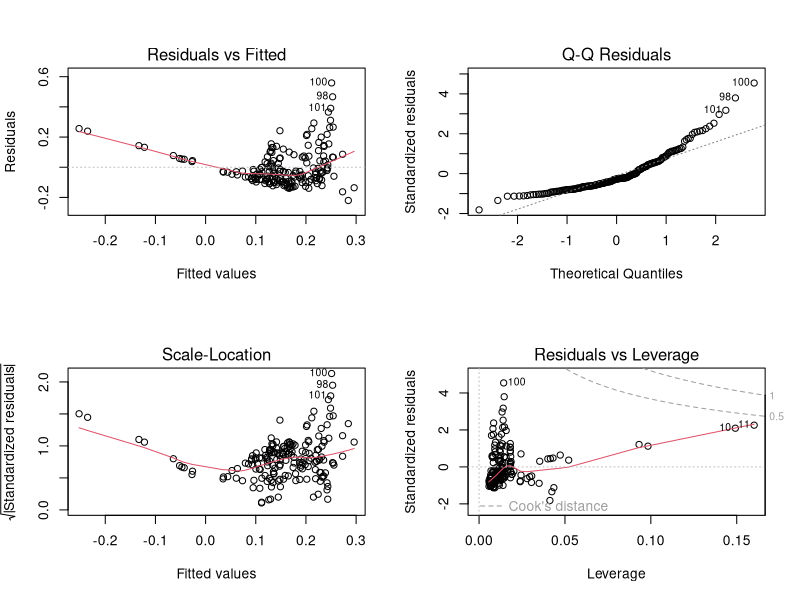
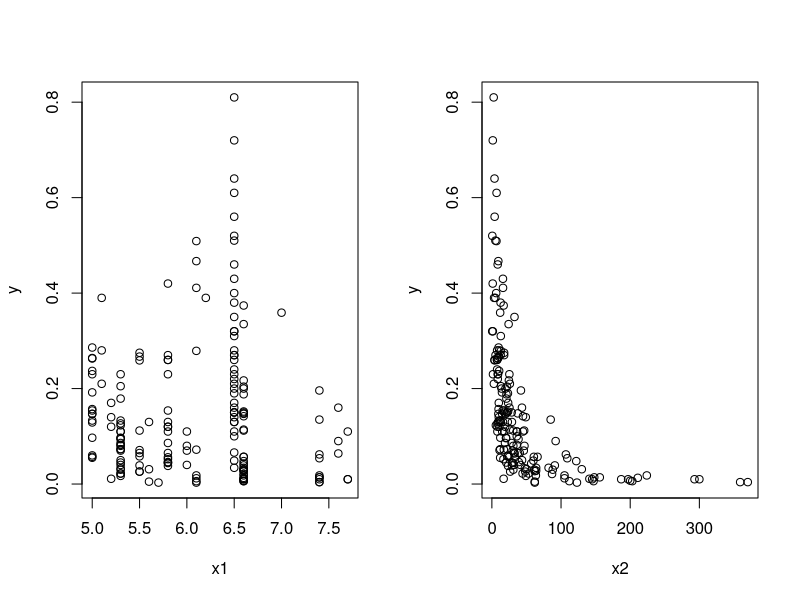
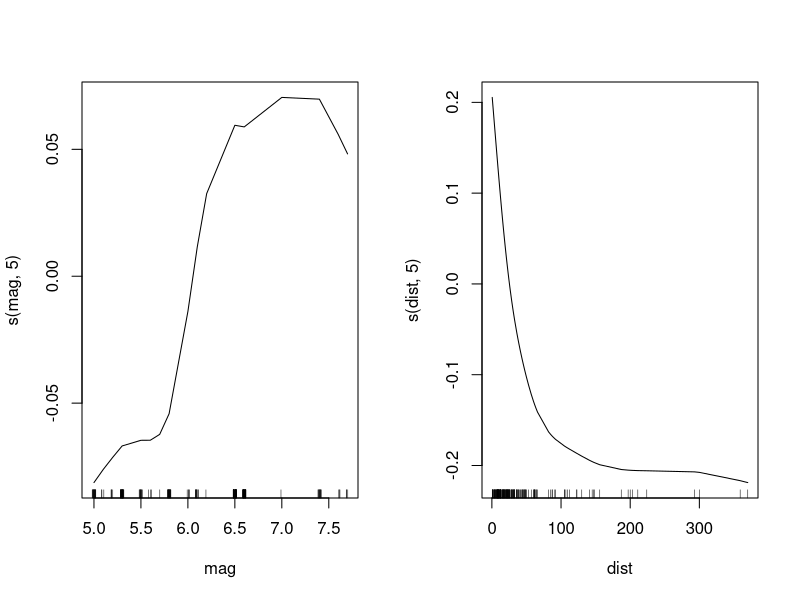
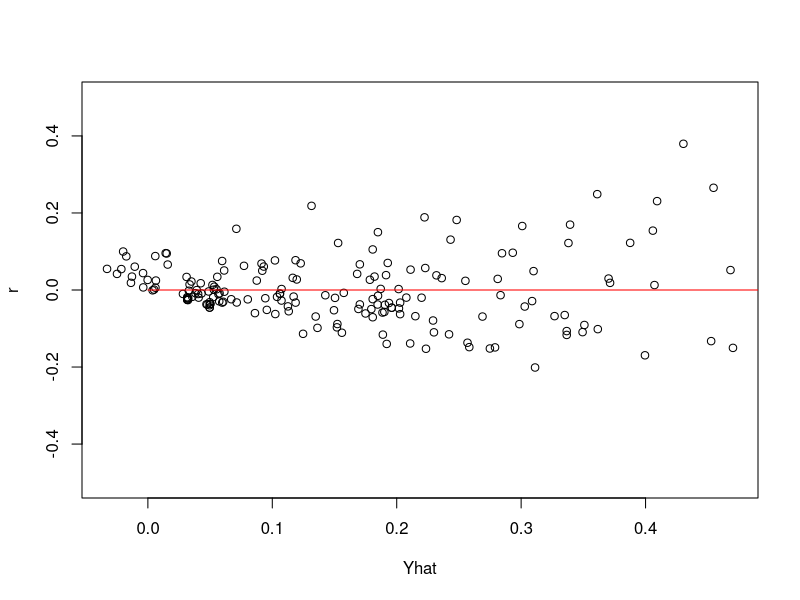
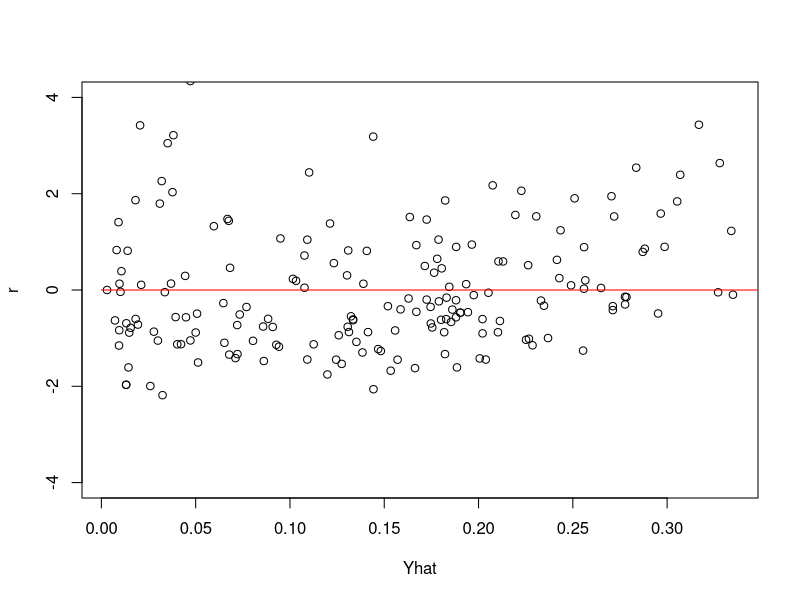

These charts were generated, in order, by the following R code:
## Non-Linear Model with non-constant variance
## Solving Non-constant Problem with Gamma function modeling


library(datasets)
library(ggplot2)

data=attenu ; dim(data)

x1 = data$mag ; x2 = data$dist ; y = data$accel


####initiate with linear regression since there is no information####
fit1=lm(accel~mag + dist,data=data) ; summary(fit1) ; par(mfrow=c(2,2)) ; plot(fit1)

par(mfrow=c(1,2)) ; plot(x1,y) ; plot(x2,y) 
dev.off()


##By seeing plot, residual is not symmetric to 0 -> Relationship of X and Y is not linear(mean function is not linear)
##If unfolding residual line to linear, It would be showing some patterns -> Non-constant variance 

##First of all, Need to solve mean function so that the residual have 0 mean 



####Using GAM to implement non-linear regression####
library(gam)
fit2 = gam(accel~s(mag,5) + s(dist,5), data=data) ; par(mfrow=c(1,2)) ; plot(fit2) ##Smoothing Spline=5

##By checking plot, It seems that degree of freedom 5 is too much for 'mag'.Need to check whether it is linear or non-linear
##'dist' is apparently seems to decrease exponentially. -> Use exponential

###model comparison for 'mag' (linear or not)
fit2_1=gam(accel~mag +s(dist,5),data=data)

anova(fit2,fit2_1) ## If the test is not significant, linear term will do. Else, Non-linear relation is appropiate 

###Test result tells Non-linear -> quadratic form would be good


### mag: Quadratic, dist:exponential

####Nonlinear Model with constant variance
#Y=accel, X1=mag, X2=dist
#Nonlinear parametric model: Y=Beta1 + Beta2*X1 + Beta3*X1^2 + Beta4*exp(-beta5*X2)
#Under Normality and constant Variance assumption

##Seeing mag, it drastically increases but slows down as mag becomes bigger at some point

f=function(beta,X){
  
  X1=X[,1] ; X2=X[,2]
  beta[1] + beta[2]*X1 + beta[3]*X1^2 + beta[4]*exp(-beta[5]*X2)   ## negative sign in exponential term is optional
}

##beta is 5*1 vector 

###objective function###
RSS = function(beta,Y,X) sum((Y-f(beta,X))^2)

###Gradient vector of the objective function###
grv = function(beta,Y,X){
  X1 = X[,1] ; X2 = X[,2]
  R = Y-f(beta,X)
  c(-2*sum(R),-2*sum(R*X1),-2*sum(R*X1^2),-2*sum(R*exp(-beta[5]*X2)),   ##derivatives for 5 parameters(If possible)
    2*beta[4]*sum(R*X2*exp(-beta[5]*X2)))
}

###optimization###                          
X=cbind(attenu$mag,attenu$dist) ; colnames(X)=c('mag','dist') # X matrix
Y=attenu$accel

ml1=optim(rep(0.1,5),RSS,gr=grv,method='BFGS',X=X,Y=Y,hessian = T) ; ml1 
## initial value 0.1 for 5 parameters Using BFGS(unconstrained optimization)
## BFGS uses approximate Hessian(2nd derivative) for step size (step size as inverse of Hessian)
## convergence 0 means successful optimization (1 means iteration had been reached->May not be full converged)

beta_hat=ml1$par ; beta_hat


Yhat=f(beta_hat,X) ###Fitted value, 

r = Y - Yhat ; par(mfrow=c(1,1)) ; plot(Yhat,r,ylim=c(-0.5,0.5)) ; lines(c(0,10),c(0,0),col='red') ###Residual plot

##megaphone shape appears ->Definitely Violating constant variance assumption



### Non-linear parametric model with non-constant variance modeling ###
library(matrixcalc) ##To check whether a variance matrix is singular or not

### objective function for mean function: Generalized least sqaure method (minimizing problem)
obj.mean = function(beta,X,Y,S) t(Y-f(beta,X)) %*% solve(S) %*% (Y-f(beta,X))  #S: Covariance matrix

###Gradient vector of the objective function
gr.mean = function(beta,Y,X,S){
  
  sigma2=diag(S)  ## Still Assuming independence of variance 
  X1 = X[,1] ; X2= X[,2]
  R = Y-f(beta,X)
  c(-2*sum(R/sigma2), -2*sum(R*X1/sigma2), -2*sum(R*X1^2/sigma2),
    -2*sum(R*exp(-beta[5]*X2)/sigma2),
    2*beta[4]*sum(R*X2*exp(-beta[5]*X2)/sigma2))
}

## Linear variance function: |r|=gam1+gam2*Yhat
## For linear variance function, we can consider absolute residuals instead of squared residual
## gam.hat = (Z^t W Z)^(-1) Z^t w |r|

##iteration procedure

beta.new=ml1$par    
#initial parameter under assumption that the new beta wouldn't be that much different with constant-variance beta
W = diag(rep(1,length(Y))) #initial value of weight matrix
mdif= 100000  


while(mdif > 0.000001){
  Yhat = f(beta.new,X)
  
  ##Variance function##
  r = Y - Yhat
  Z = cbind(1,Yhat)
  gam.hat = solve(t(Z) %*% W %*% Z) %*% t(Z) %*% W %*% abs(r)
  sigma = Z %*% gam.hat
  S = diag(as.vector(sigma^2))
  
  if (is.non.singular.matrix(S)) W = solve(S)
  else W = solve(S+0.000000001)*diag(rep(1,nrow(S)))   ##To make matrix to Non-singular
  
  ml2 = optim(beta.new, obj.mean , gr=gr.mean, method='BFGS' ,Y=Y, X=X, S=S)
  beta.old = beta.new
  beta.new = ml2$par
  mdif = max(abs(beta.new - beta.old))  
  ## if the absolute value of difference of previous beta and beta after the iteration is smaller than stopping criterion,
  ## iteration stops
}

Yhat = f(beta.new,X) ; sigma = Z %*% gam.hat ; r = (Y-Yhat)/sigma

###new residual plot
plot(Yhat,r,ylim=c(-4,4)) ; lines(c(0,10),c(0,0),col='red')
